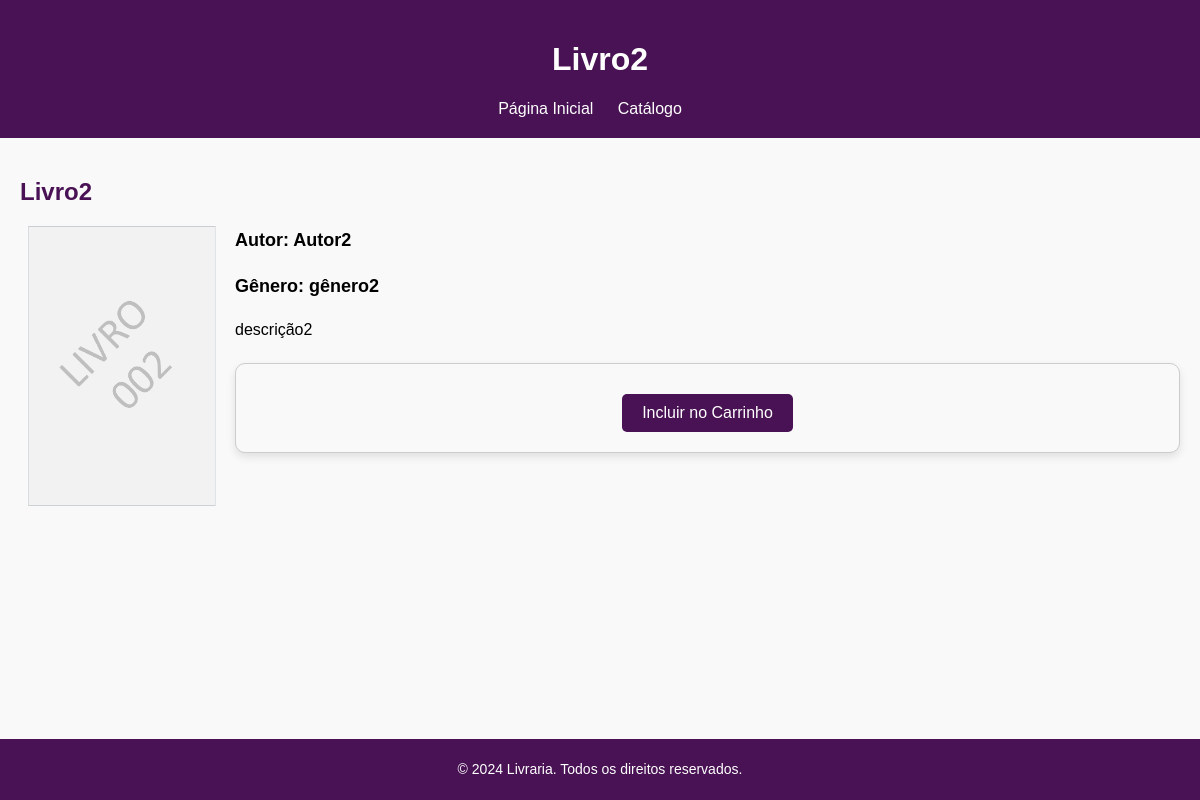
/modelo_livro.php?id=1002, run on the app's committed database.
### tables this page shows
CREATE TABLE `livros` (
  `id` int NOT NULL,
  `capa` varchar(18) DEFAULT NULL,
  `titulo` varchar(20) DEFAULT NULL,
  `autor` varchar(8) DEFAULT NULL,
  `isbn` bigint DEFAULT NULL,
  `descricao` varchar(1000) DEFAULT NULL,
  `data_pub` varchar(10) DEFAULT NULL,
  `genero` varchar(30) DEFAULT NULL
);

### modelo_livro.php (the view, shortened to what this page needs)
<?php
include 'connection.php';
if (isset($_GET['id'])) {
    $livro_id = $_GET['id'];
    $sql = "SELECT * FROM livros WHERE id = $livro_id";
    $result = $conn->query($sql);
    if ($result->num_rows > 0) {
        $row = $result->fetch_assoc();
    } else {
        echo "<p>Livro não encontrado.</p>";
        exit;
    }
} else {
    echo "<p>ID do livro não fornecido.</p>";
    exit;
}
?>
<!DOCTYPE html>
<html lang="en">
<head>
    <link rel="stylesheet" href="style_modelo.css">
</head>
<body>
    <header>
        <h1><?php echo htmlspecialchars($row['titulo']); ?></h1>
        <nav>
            <ul>
                <li><a href="index.html">Página Inicial</a></li>
                <li><a href="catalogo.php">Catálogo</a></li>
            </ul>
        </nav>
    </header>
    <main>
        <h2><?php echo htmlspecialchars($row['titulo']); ?></h2>
        <img src="<?php echo htmlspecialchars($row['capa']); ?>" alt="<?php echo htmlspecialchars($row['titulo']); ?>">
        <div>
            <p class="author">Autor: <?php echo htmlspecialchars($row['autor']); ?></p>
            <p class="price">Gênero: <?php echo htmlspecialchars($row['genero']); ?></p>
            <p><?php echo htmlspecialchars($row['descricao']); ?></p>
        </div>
        <form action="modelo_livro.php?id=<?php echo $livro_id; ?>" method="POST">
            <button type="submit">Incluir no Carrinho</button>
        </form>
    </main>
    <footer>
        <p>&copy; 2024 Livraria. Todos os direitos reservados.</p>
    </footer>
</body>
</html>

### style_modelo.css (style rules this page uses)
body { font-family: Arial, sans-serif; background-color: #f9f9f9; margin: 0; padding: 0; }
header { background-color: #491254; color: #fff; padding: 20px; text-align: center; }
nav ul { list-style-type: none; margin: 0; padding: 0; }
nav ul li { display: inline; margin-right: 20px; }
nav ul li a { color: #fff; text-decoration: none; }
main { padding: 20px; }
h2 { color: #491254; }
img { width: 200px; height: 280px; float: left; margin-right: 15px; }
p { margin-bottom: 15px; line-height: 1.6; }
p.author, p.price { font-size: 18px; font-weight: bold; }
footer { background-color: #491254; color: #fff; text-align: center; padding: 5px 0; position: fixed; bottom: 0; width: 100%; font-size: 14px; }
form { display: flex; flex-direction: column; align-items: center; margin: 20px 0; margin-bottom: 60px; padding: 20px; border: 1px solid #ccc; border-radius: 10px; background-color: #f9f9f9; box-shadow: 0 4px 8px rgba(0, 0, 0, 0.1); }
form button[type="submit"] { background-color: #491254; color: white; padding: 10px 20px; font-size: 16px; border: none; border-radius: 5px; cursor: pointer; transition: background-color 0.3s; margin-top: 10px; }

### data on the page
livros: titulo "Livro2", capa (picture), autor "Autor2", genero "gênero2", descricao "descrição2"
